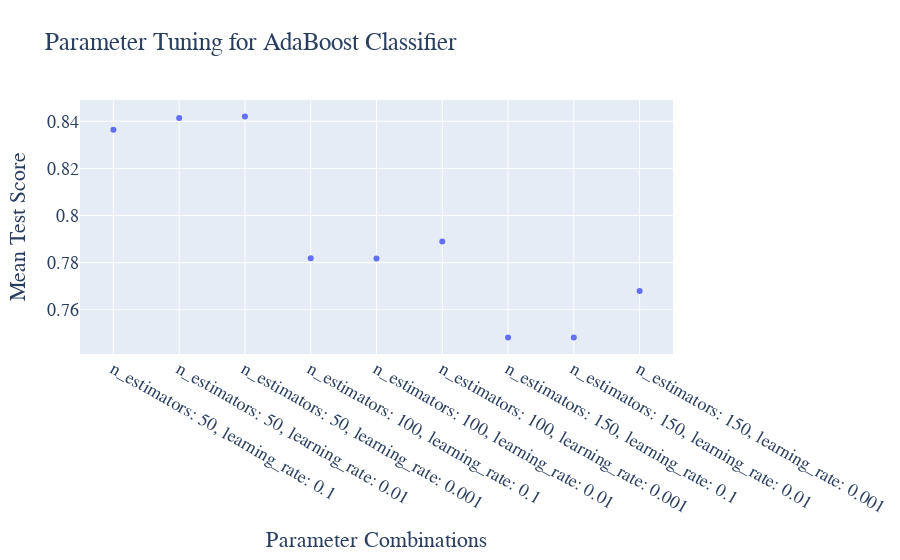

Here is the notebook cell this chart was saved with:
### Code cell
# 提取不同参数组合的得分
scores = grid_search.cv_results_["mean_test_score"]

# 提取参数组合列表
param_combinations = [f"n_estimators: {n_est}, learning_rate: {lr}"
                      for n_est in param_grid["n_estimators"]
                      for lr in param_grid["learning_rate"]]

# 绘制调参图像
trace = go.Scatter(x=param_combinations, y=scores, mode="markers")
layout = go.Layout(title="Parameter Tuning for AdaBoost Classifier",
                   xaxis=dict(title="Parameter Combinations"),
                   yaxis=dict(title="Mean Test Score"), font=dict(family='Times New Roman', size=18))
fig = go.Figure(data=[trace], layout=layout)
fig.write_html('Image/4_6_6_1.html')
fig.show()

### Figure 1 — Plotly figure (JSON) as saved in the notebook; plotly's stock layout.template omitted (floating-point values rounded to 4 significant figures)
{"data": [{"mode": "markers", "type": "scatter", "x": ["n_estimators: 50, learning_rate: 0.1", "n_estimators: 50, learning_rate: 0.01", "n_estimators: 50, learning_rate: 0.001", "n_estimators: 100, learning_rate: 0.1", "n_estimators: 100, learning_rate: 0.01", "n_estimators: 100, learning_rate: 0.001", "n_estimators: 150, learning_rate: 0.1", "n_estimators: 150, learning_rate: 0.01", "n_estimators: 150, learning_rate: 0.001"], "y": [0.8364, 0.8414, 0.842, 0.7819, 0.7818, 0.789, 0.7482, 0.7482, 0.7679]}], "layout": {"font": {"family": "Times New Roman", "size": 18}, "title": {"text": "Parameter Tuning for AdaBoost Classifier"}, "xaxis": {"title": {"text": "Parameter Combinations"}}, "yaxis": {"title": {"text": "Mean Test Score"}}}}
